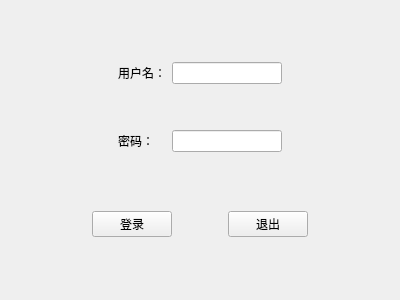
<?xml version="1.0" encoding="UTF-8"?>
<ui version="4.0">
 <class>MainWindow</class>
 <widget class="QMainWindow" name="MainWindow">
  <property name="geometry">
   <rect>
    <x>0</x>
    <y>0</y>
    <width>400</width>
    <height>300</height>
   </rect>
  </property>
  <property name="minimumSize">
   <size>
    <width>400</width>
    <height>300</height>
   </size>
  </property>
  <property name="maximumSize">
   <size>
    <width>400</width>
    <height>300</height>
   </size>
  </property>
  <property name="windowTitle">
   <string>登录界面</string>
  </property>
  <widget class="QWidget" name="centralwidget">
   <layout class="QVBoxLayout" name="verticalLayout">
    <item>
     <widget class="QWidget" name="widget" native="true">
      <property name="sizePolicy">
       <sizepolicy hsizetype="Preferred" vsizetype="Fixed">
        <horstretch>0</horstretch>
        <verstretch>0</verstretch>
       </sizepolicy>
      </property>
      <layout class="QGridLayout" name="gridLayout">
       <property name="leftMargin">
        <number>0</number>
       </property>
       <property name="topMargin">
        <number>0</number>
       </property>
       <property name="rightMargin">
        <number>0</number>
       </property>
       <property name="bottomMargin">
        <number>0</number>
       </property>
       <item row="2" column="1">
        <widget class="QLabel" name="label_2">
         <property name="text">
          <string>密码：</string>
         </property>
        </widget>
       </item>
       <item row="2" column="2">
        <widget class="QLineEdit" name="lineEdit_2">
         <property name="echoMode">
          <enum>QLineEdit::Password</enum>
         </property>
        </widget>
       </item>
       <item row="0" column="2">
        <widget class="QLineEdit" name="lineEdit"/>
       </item>
       <item row="0" column="0">
        <spacer name="horizontalSpacer_4">
         <property name="orientation">
          <enum>Qt::Horizontal</enum>
         </property>
         <property name="sizeHint" stdset="0">
          <size>
           <width>40</width>
           <height>20</height>
          </size>
         </property>
        </spacer>
       </item>
       <item row="0" column="3">
        <spacer name="horizontalSpacer_5">
         <property name="orientation">
          <enum>Qt::Horizontal</enum>
         </property>
         <property name="sizeHint" stdset="0">
          <size>
           <width>40</width>
           <height>20</height>
          </size>
         </property>
        </spacer>
       </item>
       <item row="0" column="1">
        <widget class="QLabel" name="label">
         <property name="text">
          <string>用户名：</string>
         </property>
        </widget>
       </item>
       <item row="1" column="1">
        <spacer name="verticalSpacer">
         <property name="orientation">
          <enum>Qt::Vertical</enum>
         </property>
         <property name="sizeHint" stdset="0">
          <size>
           <width>20</width>
           <height>40</height>
          </size>
         </property>
        </spacer>
       </item>
      </layout>
     </widget>
    </item>
    <item>
     <widget class="QWidget" name="widget_3" native="true">
      <property name="sizePolicy">
       <sizepolicy hsizetype="Preferred" vsizetype="Fixed">
        <horstretch>0</horstretch>
        <verstretch>0</verstretch>
       </sizepolicy>
      </property>
      <layout class="QHBoxLayout" name="horizontalLayout_2">
       <property name="leftMargin">
        <number>0</number>
       </property>
       <property name="topMargin">
        <number>0</number>
       </property>
       <property name="rightMargin">
        <number>0</number>
       </property>
       <property name="bottomMargin">
        <number>0</number>
       </property>
       <item>
        <spacer name="horizontalSpacer">
         <property name="orientation">
          <enum>Qt::Horizontal</enum>
         </property>
         <property name="sizeHint" stdset="0">
          <size>
           <width>40</width>
           <height>20</height>
          </size>
         </property>
        </spacer>
       </item>
       <item>
        <widget class="QPushButton" name="pushButton_2">
         <property name="text">
          <string>登录</string>
         </property>
        </widget>
       </item>
       <item>
        <spacer name="horizontalSpacer_3">
         <property name="orientation">
          <enum>Qt::Horizontal</enum>
         </property>
         <property name="sizeType">
          <enum>QSizePolicy::Fixed</enum>
         </property>
         <property name="sizeHint" stdset="0">
          <size>
           <width>50</width>
           <height>20</height>
          </size>
         </property>
        </spacer>
       </item>
       <item>
        <widget class="QPushButton" name="pushButton">
         <property name="text">
          <string>退出</string>
         </property>
        </widget>
       </item>
       <item>
        <spacer name="horizontalSpacer_2">
         <property name="orientation">
          <enum>Qt::Horizontal</enum>
         </property>
         <property name="sizeHint" stdset="0">
          <size>
           <width>40</width>
           <height>20</height>
          </size>
         </property>
        </spacer>
       </item>
      </layout>
     </widget>
    </item>
   </layout>
   <zorder>widget</zorder>
   <zorder>widget_3</zorder>
  </widget>
 </widget>
 <resources/>
 <connections/>
</ui>
